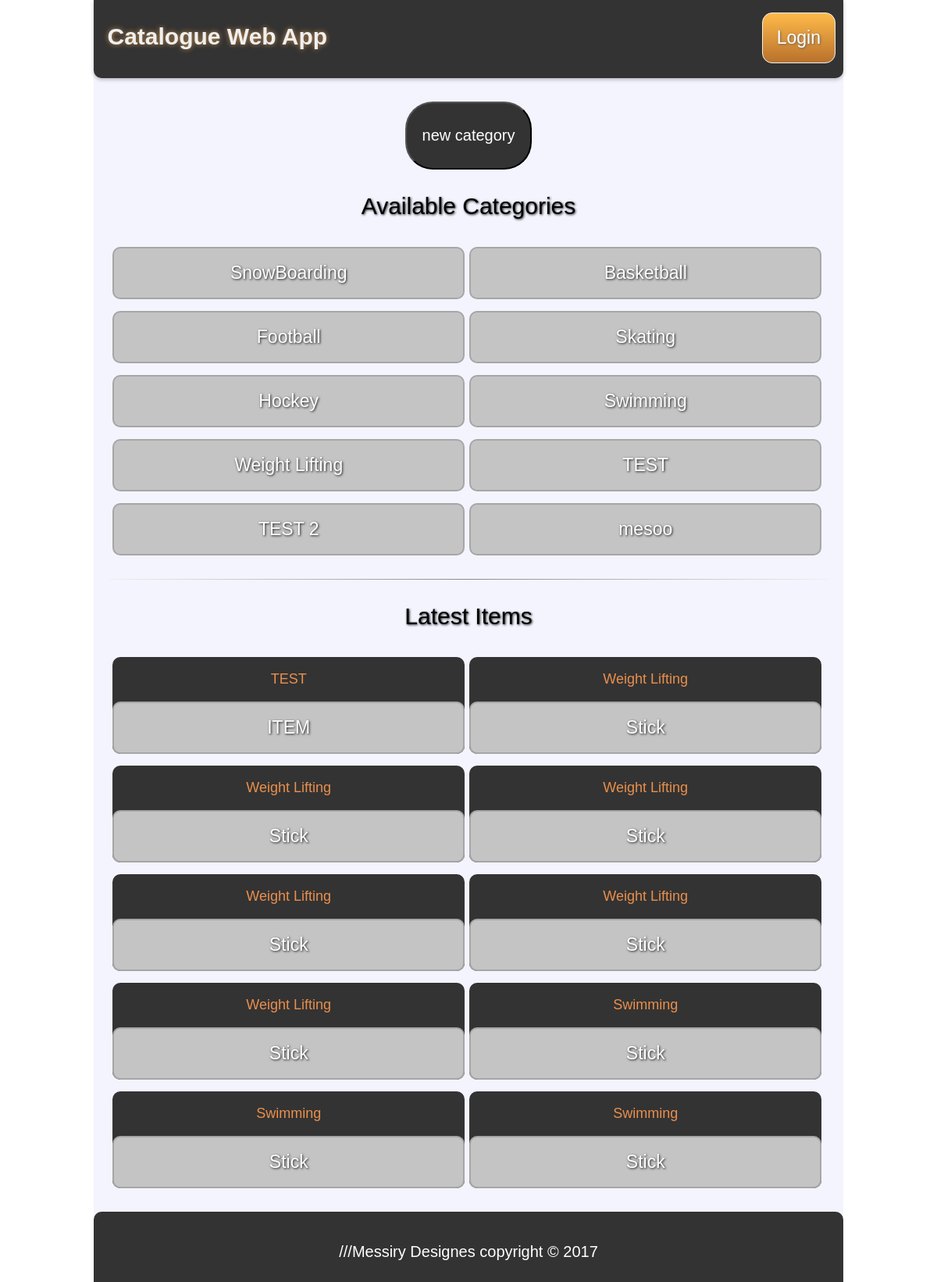
Page /main on the earlier database version.
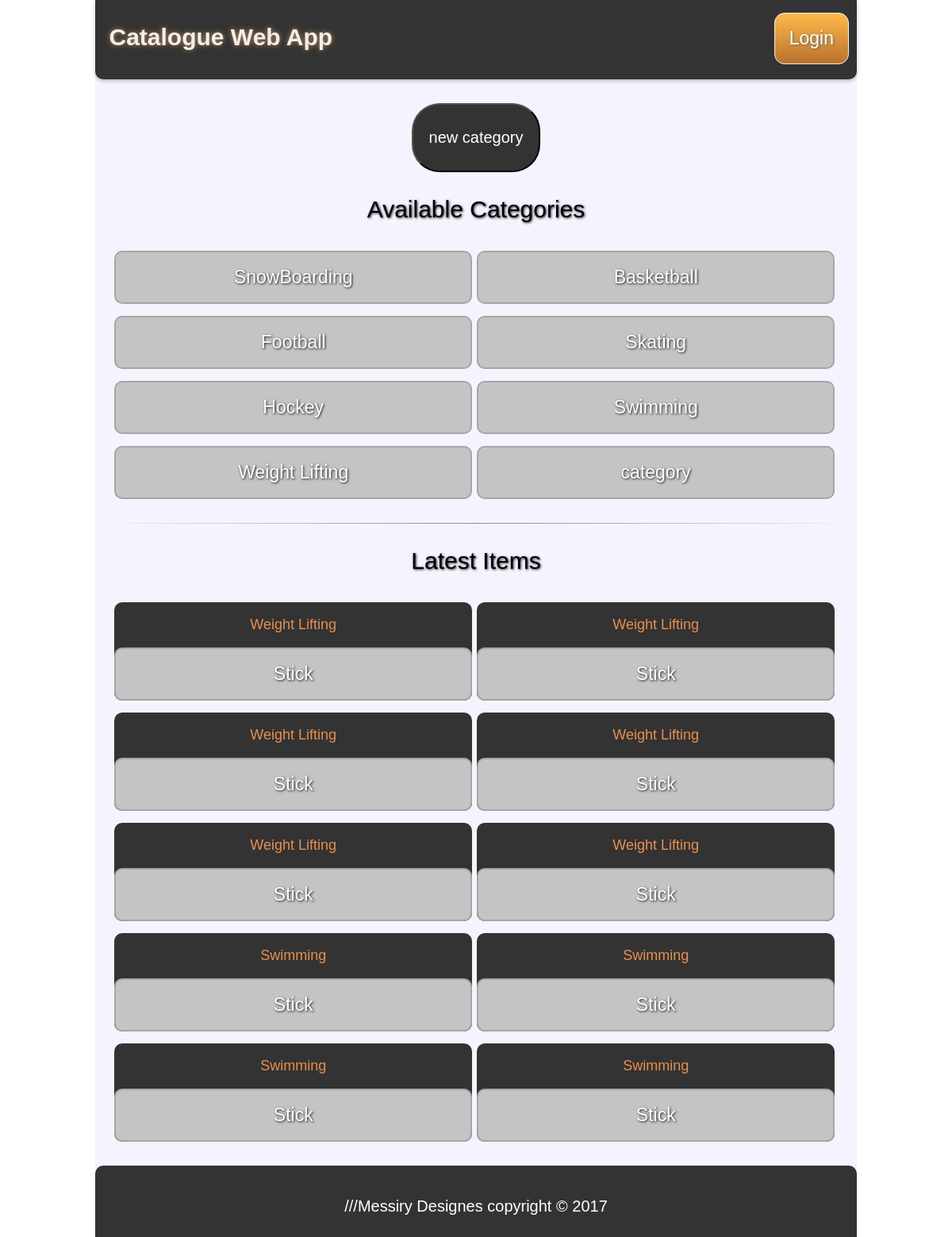
Same page on the later database version.
### database_setup.py (models this page shows, shortened)
class Category(Base):
    __tablename__ = 'category'
    id = Column(Integer, primary_key=True)
    name = Column(String(250), nullable=False)
    description = Column(String(250), nullable=False)
    user_id = Column(Integer, ForeignKey('user.id'))
    user = relationship(User)

class Cat_Item(Base):
    __tablename__ = 'cat_item'
    name = Column(String(80), nullable=False)
    id = Column(Integer, primary_key=True)
    description = Column(String(250), nullable=False)
    date = Column(DateTime, default=datetime.datetime.utcnow)
    category_id = Column(Integer, ForeignKey('category.id'))
    category = relationship(Category)
    user_id = Column(Integer, ForeignKey('user.id'))
    user = relationship(User)

### app.py (the view)
@app.route('/')
@app.route('/main', methods=['GET'])
def Main_Index():
    cats = session.query(Category).all()
    items = session.query(Cat_Item).order_by(desc(Cat_Item.date)).limit(10)
    return render_template("main.html",
                           items=items,
                           cats=cats,
                           username=bool_username())

### app.py (called while the page is built)
def bool_username():
    if 'username' not in login_session:
        return False
    else:
        return True

### templates/main.html
{% extends "struct.html" %}
{% block content %}
{% include "header.html" %}
<div class="content-container">
    <div class="btn-wrapper">
        <a href="{{url_for('New_Category')}}">
            <button class="btn-3"><p>new category</p></button>
        </a>
    </div>
    <div class="block-header">
        <p>Available Categories</p>
    </div>
    <div class="categories-container">
        {% if cats %}
            {% for cat in cats %}
            <div class="category">
                <a href="{{url_for('Show_Category',cat_id=cat.id)}}">
                    <button class="btn-2">{{cat.name}}</button>
                </a>
            </div>
            {% endfor %}
        {% else %}
            <p>NO Items</p>
        {% endif %}
    </div>
        <hr>
    <div class="block-header">
        <p>Latest Items</p>
    </div>
    <div class="items-container">
        {% if items %}
            {% for item in items %}
            <div class="cat-item-main">
                <p class="item-header">{{item.category.name}}</p>
                <a href="{{url_for('Show_Item',item_id=item.id,cat_id=item.category_id)}}">
                    <button class="btn-2">{{item.name}}</button>
                </a>
            </div>
            {% endfor %}
        {% else %}
            <p>NO Items</p>
        {% endif %}
    </div>
</div>
{% endblock %}

### templates/struct.html (shortened to what this page needs)
<!DOCTYPE html>
<html lang="en">
    <head>
        <link rel=stylesheet type=text/css href="{{ url_for('static', filename='styles.css') }}">
        <link rel=stylesheet type=text/css href="{{ url_for('static', filename='btns.css') }}">
    </head>
    <body>
        <div class="body-container">
            {% block content %}
            {% endblock %}
            <footer class="page_footer">
                <p>///Messiry Designes copyright &copy; 2017</p>
            </footer>
        </div>
    </body>
</html>

### templates/header.html
        <header class="page-header">
            <div class="header__inner">
                <a href="{{url_for('Main_Index')}}">
                    <p class="header__title">
                      Catalogue Web App
                    </p>
                </a>
                <div class="login">
                    {% if username %}
                        <a href="{{url_for('disconnect')}}">
                            <button class="logout-btn">Logout</button>
                        </a>
                    {% else %}
                        <a href="{{url_for('login')}}">
                            <button class="login-btn">Login</button>
                        </a>
                    {% endif %}
                </div>
        </header>

### static/styles.css (style rules this page uses)
body { background-color: #ffffff; font-family: Helvetica , arial , sans-serif ; font-weight: normal; width: 100% ; height: 100%; font-size: 20px; margin: 0px; padding: 0px; display: inline-block; }
hr { margin: 1em; border: 0; height: 1px; background-image: -webkit-linear-gradient(left, #f0f0f0, #8c8b8b, #f0f0f0); background-image: -moz-linear-gradient(left, #f0f0f0, #8c8b8b, #f0f0f0); background-image: -ms-linear-gradient(left, #f0f0f0, #8c8b8b, #f0f0f0); background-image: -o-linear-gradient(left, #f0f0f0, #8c8b8b, #f0f0f0); }
footer { height: 50px; padding-top: 20px; padding-bottom:20px; color: #fff; background-color: #333; text-align: center; border-top-left-radius: 10px; border-top-right-radius: 10px; }
.body-container { width: 80%; margin: auto; padding: 0; background-color: #f4f4ff; margin-bottom: -100px; }
.content-container { width: 100%; min-height: calc(100vh - 244px); padding: 0; margin-bottom: 20px; }
nav a,button { min-width: 40px; min-height: 40px; }
.page-header { width: 100%; margin-bottom: 30px; height: 100px; box-shadow: 0 2px 5px rgba(0, 0, 0, 0.26); min-height: 56px; transition: min-height 0.3s; color: #fff; background-color: #333; text-align: center; border-bottom-left-radius: 10px; border-bottom-right-radius: 10px; }
.header__inner { width: 100%; margin-left: auto; margin-right: auto; }
.header__title { width: 40%; display: inline-block; color: #efefef; text-shadow: 0px 0px 6px rgb(192, 139, 79); float: left; font-weight: 800; font-size: 1.5em; margin: 1em 0.25em; padding-left: 10px; text-align: left; }
.login { float: right; margin-top: 16px; padding-right: 10px; }
.categories-container , .items-container { width: 95%; min-height: 100%; margin: auto; padding: 0; }
.category , .cat-item-main, .cat-item { width: 49.5%; display: inline-block; margin-top: 5px; text-align: center; margin-bottom: 10px; }
.cat-item-main { -webkit-border-radius: 10; -moz-border-radius: 10; border-radius: 10px; background-color: #333; }
.item-header { font-size: 18px; font-family: arial; color: #ea8f4c; }
.block-header { text-align: center; font-size: 30px; text-shadow: 1px 1px 3px #1c1c1c; font-family: Arial; }

### static/btns.css (style rules this page uses)
.login-btn { background: #ffba4a; background-image: -webkit-linear-gradient(top, #ffba4a, #b8712b); background-image: -moz-linear-gradient(top, #ffba4a, #b8712b); background-image: -ms-linear-gradient(top, #ffba4a, #b8712b); background-image: -o-linear-gradient(top, #ffba4a, #b8712b); background-image: linear-gradient(to bottom, #ffba4a, #b8712b); -webkit-border-radius: 13; -moz-border-radius: 13; border-radius: 13px; text-shadow: 1px 1px 3px #666666; font-family: Arial; color: #ffffff; font-size: 23px; padding: 18px 18px 18px 18px; border: solid #f0f0f0 1px; text-decoration: none; }
.btn-2 { -webkit-border-radius: 10; -moz-border-radius: 10; border-radius: 10px; text-shadow: 1px 1px 3px #1c1c1c; font-family: Arial; color: #ffffff; font-size: 23px; background: #c4c4c4; padding: 18px 18px 18px 18px; border: solid #a6a6a6 2px; text-decoration: none; width: 100% }
.btn-3 { background-color: #333; -webkit-border-radius: 35; -moz-border-radius: 35; border-radius: 35px; text-shadow: 1px 1px 3px #3b3a3b; font-family: Arial; color: #ffffff; font-size: 20px; padding: 10px 20px 10px 20px; text-decoration: none; }
.btn-wrapper { width: 100%; text-align: center; }

Differences in the rows shown:
removed Category: name "TEST"
removed Category: name "TEST 2"
removed Category: name "mesoo"
removed Cat_Item: category.name "TEST", name "ITEM"
added Category: name "category"
now on this page (row unchanged): Cat_Item: category.name "Swimming", name "Stick"
